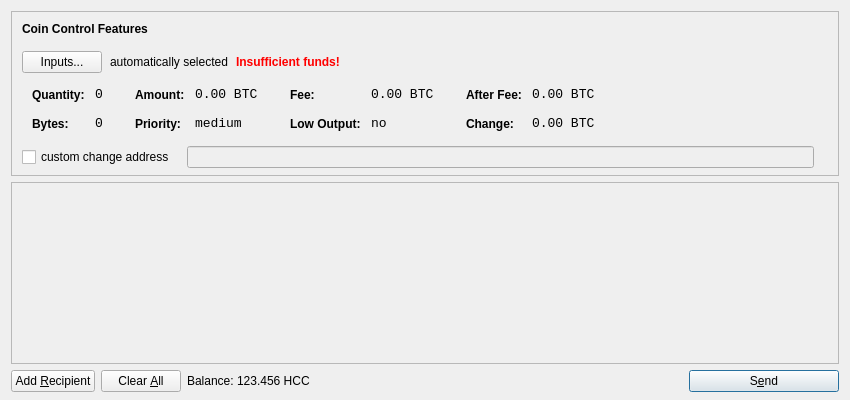
<?xml version="1.0" encoding="UTF-8"?>
<ui version="4.0">
 <class>SendCoinsDialog</class>
 <widget class="QDialog" name="SendCoinsDialog">
  <property name="geometry">
   <rect>
    <x>0</x>
    <y>0</y>
    <width>850</width>
    <height>400</height>
   </rect>
  </property>
  <property name="windowTitle">
   <string>Send Coins</string>
  </property>
  <layout class="QVBoxLayout" name="verticalLayout" stretch="0,1,0">
   <property name="bottomMargin">
    <number>8</number>
   </property>
   <item>
    <widget class="QFrame" name="frameCoinControl">
     <property name="sizePolicy">
      <sizepolicy hsizetype="Expanding" vsizetype="Expanding">
       <horstretch>0</horstretch>
       <verstretch>0</verstretch>
      </sizepolicy>
     </property>
     <property name="maximumSize">
      <size>
       <width>16777215</width>
       <height>16777215</height>
      </size>
     </property>
     <property name="frameShape">
      <enum>QFrame::StyledPanel</enum>
     </property>
     <property name="frameShadow">
      <enum>QFrame::Sunken</enum>
     </property>
     <layout class="QVBoxLayout" name="verticalLayoutCoinControl2">
      <property name="spacing">
       <number>-1</number>
      </property>
      <property name="leftMargin">
       <number>0</number>
      </property>
      <property name="topMargin">
       <number>0</number>
      </property>
      <property name="rightMargin">
       <number>0</number>
      </property>
      <property name="bottomMargin">
       <number>6</number>
      </property>
      <item>
       <layout class="QVBoxLayout" name="verticalLayoutCoinControl" stretch="0,0,0,0,1">
        <property name="spacing">
         <number>0</number>
        </property>
        <property name="leftMargin">
         <number>10</number>
        </property>
        <property name="topMargin">
         <number>10</number>
        </property>
        <item>
         <layout class="QHBoxLayout" name="horizontalLayoutCoinControl1">
          <property name="bottomMargin">
           <number>15</number>
          </property>
          <item>
           <widget class="QLabel" name="labelCoinControlFeatures">
            <property name="sizePolicy">
             <sizepolicy hsizetype="Preferred" vsizetype="Maximum">
              <horstretch>0</horstretch>
              <verstretch>0</verstretch>
             </sizepolicy>
            </property>
            <property name="font">
             <font>
              <weight>75</weight>
              <bold>true</bold>
             </font>
            </property>
            <property name="styleSheet">
             <string notr="true">font-weight:bold;</string>
            </property>
            <property name="text">
             <string>Coin Control Features</string>
            </property>
           </widget>
          </item>
         </layout>
        </item>
        <item>
         <layout class="QHBoxLayout" name="horizontalLayoutCoinControl2" stretch="0,0,0,0">
          <property name="spacing">
           <number>8</number>
          </property>
          <property name="bottomMargin">
           <number>10</number>
          </property>
          <item>
           <widget class="QPushButton" name="pushButtonCoinControl">
            <property name="styleSheet">
             <string notr="true"/>
            </property>
            <property name="text">
             <string>Inputs...</string>
            </property>
           </widget>
          </item>
          <item>
           <widget class="QLabel" name="labelCoinControlAutomaticallySelected">
            <property name="text">
             <string>automatically selected</string>
            </property>
            <property name="margin">
             <number>5</number>
            </property>
           </widget>
          </item>
          <item>
           <widget class="QLabel" name="labelCoinControlInsuffFunds">
            <property name="font">
             <font>
              <weight>75</weight>
              <bold>true</bold>
             </font>
            </property>
            <property name="styleSheet">
             <string notr="true">color:red;font-weight:bold;</string>
            </property>
            <property name="text">
             <string>Insufficient funds!</string>
            </property>
            <property name="margin">
             <number>5</number>
            </property>
           </widget>
          </item>
          <item>
           <spacer name="horizontalSpacerCoinControl">
            <property name="orientation">
             <enum>Qt::Horizontal</enum>
            </property>
            <property name="sizeHint" stdset="0">
             <size>
              <width>40</width>
              <height>1</height>
             </size>
            </property>
           </spacer>
          </item>
         </layout>
        </item>
        <item>
         <widget class="QWidget" name="widgetCoinControl" native="true">
          <property name="sizePolicy">
           <sizepolicy hsizetype="Preferred" vsizetype="Preferred">
            <horstretch>0</horstretch>
            <verstretch>0</verstretch>
           </sizepolicy>
          </property>
          <property name="minimumSize">
           <size>
            <width>0</width>
            <height>0</height>
           </size>
          </property>
          <property name="styleSheet">
           <string notr="true"/>
          </property>
          <layout class="QHBoxLayout" name="horizontalLayoutCoinControl5">
           <property name="margin">
            <number>0</number>
           </property>
           <item>
            <layout class="QHBoxLayout" name="horizontalLayoutCoinControl3" stretch="0,0,0,1">
             <property name="spacing">
              <number>20</number>
             </property>
             <property name="topMargin">
              <number>0</number>
             </property>
             <property name="bottomMargin">
              <number>10</number>
             </property>
             <item>
              <layout class="QFormLayout" name="formLayoutCoinControl1">
               <property name="horizontalSpacing">
                <number>10</number>
               </property>
               <property name="verticalSpacing">
                <number>14</number>
               </property>
               <property name="leftMargin">
                <number>10</number>
               </property>
               <property name="topMargin">
                <number>4</number>
               </property>
               <property name="rightMargin">
                <number>6</number>
               </property>
               <item row="0" column="0">
                <widget class="QLabel" name="labelCoinControlQuantityText">
                 <property name="styleSheet">
                  <string notr="true">font-weight:bold;</string>
                 </property>
                 <property name="text">
                  <string>Quantity:</string>
                 </property>
                 <property name="margin">
                  <number>0</number>
                 </property>
                </widget>
               </item>
               <item row="0" column="1">
                <widget class="QLabel" name="labelCoinControlQuantity">
                 <property name="font">
                  <font>
                   <family>Monospace</family>
                   <pointsize>10</pointsize>
                  </font>
                 </property>
                 <property name="cursor">
                  <cursorShape>IBeamCursor</cursorShape>
                 </property>
                 <property name="contextMenuPolicy">
                  <enum>Qt::ActionsContextMenu</enum>
                 </property>
                 <property name="text">
                  <string notr="true">0</string>
                 </property>
                 <property name="margin">
                  <number>0</number>
                 </property>
                 <property name="textInteractionFlags">
                  <set>Qt::LinksAccessibleByMouse|Qt::TextSelectableByKeyboard|Qt::TextSelectableByMouse</set>
                 </property>
                </widget>
               </item>
               <item row="1" column="0">
                <widget class="QLabel" name="labelCoinControlBytesText">
                 <property name="styleSheet">
                  <string notr="true">font-weight:bold;</string>
                 </property>
                 <property name="text">
                  <string>Bytes:</string>
                 </property>
                </widget>
               </item>
               <item row="1" column="1">
                <widget class="QLabel" name="labelCoinControlBytes">
                 <property name="font">
                  <font>
                   <family>Monospace</family>
                   <pointsize>10</pointsize>
                  </font>
                 </property>
                 <property name="cursor">
                  <cursorShape>IBeamCursor</cursorShape>
                 </property>
                 <property name="contextMenuPolicy">
                  <enum>Qt::ActionsContextMenu</enum>
                 </property>
                 <property name="text">
                  <string notr="true">0</string>
                 </property>
                 <property name="textInteractionFlags">
                  <set>Qt::LinksAccessibleByMouse|Qt::TextSelectableByKeyboard|Qt::TextSelectableByMouse</set>
                 </property>
                </widget>
               </item>
              </layout>
             </item>
             <item>
              <layout class="QFormLayout" name="formLayoutCoinControl2">
               <property name="horizontalSpacing">
                <number>10</number>
               </property>
               <property name="verticalSpacing">
                <number>14</number>
               </property>
               <property name="leftMargin">
                <number>6</number>
               </property>
               <property name="topMargin">
                <number>4</number>
               </property>
               <property name="rightMargin">
                <number>6</number>
               </property>
               <item row="0" column="0">
                <widget class="QLabel" name="labelCoinControlAmountText">
                 <property name="styleSheet">
                  <string notr="true">font-weight:bold;</string>
                 </property>
                 <property name="text">
                  <string>Amount:</string>
                 </property>
                 <property name="margin">
                  <number>0</number>
                 </property>
                </widget>
               </item>
               <item row="0" column="1">
                <widget class="QLabel" name="labelCoinControlAmount">
                 <property name="font">
                  <font>
                   <family>Monospace</family>
                   <pointsize>10</pointsize>
                  </font>
                 </property>
                 <property name="cursor">
                  <cursorShape>IBeamCursor</cursorShape>
                 </property>
                 <property name="contextMenuPolicy">
                  <enum>Qt::ActionsContextMenu</enum>
                 </property>
                 <property name="text">
                  <string notr="true">0.00 BTC</string>
                 </property>
                 <property name="textInteractionFlags">
                  <set>Qt::LinksAccessibleByMouse|Qt::TextSelectableByKeyboard|Qt::TextSelectableByMouse</set>
                 </property>
                </widget>
               </item>
               <item row="1" column="0">
                <widget class="QLabel" name="labelCoinControlPriorityText">
                 <property name="styleSheet">
                  <string notr="true">font-weight:bold;</string>
                 </property>
                 <property name="text">
                  <string>Priority:</string>
                 </property>
                </widget>
               </item>
               <item row="1" column="1">
                <widget class="QLabel" name="labelCoinControlPriority">
                 <property name="font">
                  <font>
                   <family>Monospace</family>
                   <pointsize>10</pointsize>
                  </font>
                 </property>
                 <property name="cursor">
                  <cursorShape>IBeamCursor</cursorShape>
                 </property>
                 <property name="contextMenuPolicy">
                  <enum>Qt::ActionsContextMenu</enum>
                 </property>
                 <property name="text">
                  <string>medium</string>
                 </property>
                 <property name="textInteractionFlags">
                  <set>Qt::LinksAccessibleByMouse|Qt::TextSelectableByKeyboard|Qt::TextSelectableByMouse</set>
                 </property>
                </widget>
               </item>
              </layout>
             </item>
             <item>
              <layout class="QFormLayout" name="formLayoutCoinControl3">
               <property name="horizontalSpacing">
                <number>10</number>
               </property>
               <property name="verticalSpacing">
                <number>14</number>
               </property>
               <property name="leftMargin">
                <number>6</number>
               </property>
               <property name="topMargin">
                <number>4</number>
               </property>
               <property name="rightMargin">
                <number>6</number>
               </property>
               <item row="0" column="0">
                <widget class="QLabel" name="labelCoinControlFeeText">
                 <property name="styleSheet">
                  <string notr="true">font-weight:bold;</string>
                 </property>
                 <property name="text">
                  <string>Fee:</string>
                 </property>
                 <property name="margin">
                  <number>0</number>
                 </property>
                </widget>
               </item>
               <item row="0" column="1">
                <widget class="QLabel" name="labelCoinControlFee">
                 <property name="font">
                  <font>
                   <family>Monospace</family>
                   <pointsize>10</pointsize>
                  </font>
                 </property>
                 <property name="cursor">
                  <cursorShape>IBeamCursor</cursorShape>
                 </property>
                 <property name="contextMenuPolicy">
                  <enum>Qt::ActionsContextMenu</enum>
                 </property>
                 <property name="text">
                  <string notr="true">0.00 BTC</string>
                 </property>
                 <property name="textInteractionFlags">
                  <set>Qt::LinksAccessibleByMouse|Qt::TextSelectableByKeyboard|Qt::TextSelectableByMouse</set>
                 </property>
                </widget>
               </item>
               <item row="1" column="0">
                <widget class="QLabel" name="labelCoinControlLowOutputText">
                 <property name="styleSheet">
                  <string notr="true">font-weight:bold;</string>
                 </property>
                 <property name="text">
                  <string>Low Output:</string>
                 </property>
                </widget>
               </item>
               <item row="1" column="1">
                <widget class="QLabel" name="labelCoinControlLowOutput">
                 <property name="font">
                  <font>
                   <family>Monospace</family>
                   <pointsize>10</pointsize>
                  </font>
                 </property>
                 <property name="cursor">
                  <cursorShape>IBeamCursor</cursorShape>
                 </property>
                 <property name="contextMenuPolicy">
                  <enum>Qt::ActionsContextMenu</enum>
                 </property>
                 <property name="text">
                  <string>no</string>
                 </property>
                 <property name="textInteractionFlags">
                  <set>Qt::LinksAccessibleByMouse|Qt::TextSelectableByKeyboard|Qt::TextSelectableByMouse</set>
                 </property>
                </widget>
               </item>
              </layout>
             </item>
             <item>
              <layout class="QFormLayout" name="formLayoutCoinControl4">
               <property name="horizontalSpacing">
                <number>10</number>
               </property>
               <property name="verticalSpacing">
                <number>14</number>
               </property>
               <property name="leftMargin">
                <number>6</number>
               </property>
               <property name="topMargin">
                <number>4</number>
               </property>
               <property name="rightMargin">
                <number>6</number>
               </property>
               <item row="0" column="0">
                <widget class="QLabel" name="labelCoinControlAfterFeeText">
                 <property name="styleSheet">
                  <string notr="true">font-weight:bold;</string>
                 </property>
                 <property name="text">
                  <string>After Fee:</string>
                 </property>
                 <property name="margin">
                  <number>0</number>
                 </property>
                </widget>
               </item>
               <item row="0" column="1">
                <widget class="QLabel" name="labelCoinControlAfterFee">
                 <property name="font">
                  <font>
                   <family>Monospace</family>
                   <pointsize>10</pointsize>
                  </font>
                 </property>
                 <property name="cursor">
                  <cursorShape>IBeamCursor</cursorShape>
                 </property>
                 <property name="contextMenuPolicy">
                  <enum>Qt::ActionsContextMenu</enum>
                 </property>
                 <property name="text">
                  <string notr="true">0.00 BTC</string>
                 </property>
                 <property name="textInteractionFlags">
                  <set>Qt::LinksAccessibleByMouse|Qt::TextSelectableByKeyboard|Qt::TextSelectableByMouse</set>
                 </property>
                </widget>
               </item>
               <item row="1" column="0">
                <widget class="QLabel" name="labelCoinControlChangeText">
                 <property name="styleSheet">
                  <string notr="true">font-weight:bold;</string>
                 </property>
                 <property name="text">
                  <string>Change:</string>
                 </property>
                </widget>
               </item>
               <item row="1" column="1">
                <widget class="QLabel" name="labelCoinControlChange">
                 <property name="font">
                  <font>
                   <family>Monospace</family>
                   <pointsize>10</pointsize>
                  </font>
                 </property>
                 <property name="cursor">
                  <cursorShape>IBeamCursor</cursorShape>
                 </property>
                 <property name="contextMenuPolicy">
                  <enum>Qt::ActionsContextMenu</enum>
                 </property>
                 <property name="text">
                  <string notr="true">0.00 BTC</string>
                 </property>
                 <property name="textInteractionFlags">
                  <set>Qt::LinksAccessibleByMouse|Qt::TextSelectableByKeyboard|Qt::TextSelectableByMouse</set>
                 </property>
                </widget>
               </item>
              </layout>
             </item>
            </layout>
           </item>
          </layout>
         </widget>
        </item>
        <item>
         <layout class="QHBoxLayout" name="horizontalLayoutCoinControl4" stretch="0,0,0">
          <property name="spacing">
           <number>12</number>
          </property>
          <property name="sizeConstraint">
           <enum>QLayout::SetDefaultConstraint</enum>
          </property>
          <property name="topMargin">
           <number>5</number>
          </property>
          <property name="rightMargin">
           <number>5</number>
          </property>
          <item>
           <widget class="QCheckBox" name="checkBoxCoinControlChange">
            <property name="text">
             <string>custom change address</string>
            </property>
           </widget>
          </item>
          <item>
           <widget class="QLineEdit" name="lineEditCoinControlChange">
            <property name="enabled">
             <bool>false</bool>
            </property>
            <property name="sizePolicy">
             <sizepolicy hsizetype="Expanding" vsizetype="Fixed">
              <horstretch>0</horstretch>
              <verstretch>0</verstretch>
             </sizepolicy>
            </property>
           </widget>
          </item>
          <item>
           <widget class="QLabel" name="labelCoinControlChangeLabel">
            <property name="sizePolicy">
             <sizepolicy hsizetype="Preferred" vsizetype="Expanding">
              <horstretch>0</horstretch>
              <verstretch>0</verstretch>
             </sizepolicy>
            </property>
            <property name="minimumSize">
             <size>
              <width>0</width>
              <height>0</height>
             </size>
            </property>
            <property name="text">
             <string/>
            </property>
            <property name="margin">
             <number>3</number>
            </property>
           </widget>
          </item>
         </layout>
        </item>
        <item>
         <spacer name="verticalSpacerCoinControl">
          <property name="orientation">
           <enum>Qt::Vertical</enum>
          </property>
          <property name="sizeHint" stdset="0">
           <size>
            <width>800</width>
            <height>1</height>
           </size>
          </property>
         </spacer>
        </item>
       </layout>
      </item>
     </layout>
    </widget>
   </item>
   <item>
    <widget class="QScrollArea" name="scrollArea">
     <property name="widgetResizable">
      <bool>true</bool>
     </property>
     <widget class="QWidget" name="scrollAreaWidgetContents">
      <property name="geometry">
       <rect>
        <x>0</x>
        <y>0</y>
        <width>830</width>
        <height>165</height>
       </rect>
      </property>
      <layout class="QVBoxLayout" name="verticalLayout_2">
       <property name="margin">
        <number>0</number>
       </property>
       <item>
        <layout class="QVBoxLayout" name="entries">
         <property name="spacing">
          <number>6</number>
         </property>
        </layout>
       </item>
       <item>
        <spacer name="verticalSpacer">
         <property name="orientation">
          <enum>Qt::Vertical</enum>
         </property>
         <property name="sizeHint" stdset="0">
          <size>
           <width>20</width>
           <height>40</height>
          </size>
         </property>
        </spacer>
       </item>
      </layout>
     </widget>
    </widget>
   </item>
   <item>
    <layout class="QHBoxLayout" name="horizontalLayout">
     <item>
      <widget class="QPushButton" name="addButton">
       <property name="toolTip">
        <string>Send to multiple recipients at once</string>
       </property>
       <property name="text">
        <string>Add &amp;Recipient</string>
       </property>
       <property name="icon">
        <iconset resource="../bitcoin.qrc">
         <normaloff>:/icons/add</normaloff>:/icons/add</iconset>
       </property>
       <property name="autoDefault">
        <bool>false</bool>
       </property>
      </widget>
     </item>
     <item>
      <widget class="QPushButton" name="clearButton">
       <property name="sizePolicy">
        <sizepolicy hsizetype="Minimum" vsizetype="Fixed">
         <horstretch>0</horstretch>
         <verstretch>0</verstretch>
        </sizepolicy>
       </property>
       <property name="toolTip">
        <string>Remove all transaction fields</string>
       </property>
       <property name="text">
        <string>Clear &amp;All</string>
       </property>
       <property name="icon">
        <iconset resource="../bitcoin.qrc">
         <normaloff>:/icons/remove</normaloff>:/icons/remove</iconset>
       </property>
       <property name="autoRepeatDelay">
        <number>300</number>
       </property>
       <property name="autoDefault">
        <bool>false</bool>
       </property>
      </widget>
     </item>
     <item>
      <layout class="QHBoxLayout" name="horizontalLayout_2">
       <property name="spacing">
        <number>3</number>
       </property>
       <item>
        <widget class="QLabel" name="label">
         <property name="text">
          <string>Balance:</string>
         </property>
        </widget>
       </item>
       <item>
        <widget class="QLabel" name="labelBalance">
         <property name="cursor">
          <cursorShape>IBeamCursor</cursorShape>
         </property>
         <property name="text">
          <string>123.456 HCC</string>
         </property>
         <property name="textInteractionFlags">
          <set>Qt::LinksAccessibleByMouse|Qt::TextSelectableByKeyboard|Qt::TextSelectableByMouse</set>
         </property>
        </widget>
       </item>
      </layout>
     </item>
     <item>
      <spacer name="horizontalSpacer">
       <property name="orientation">
        <enum>Qt::Horizontal</enum>
       </property>
       <property name="sizeHint" stdset="0">
        <size>
         <width>40</width>
         <height>20</height>
        </size>
       </property>
      </spacer>
     </item>
     <item>
      <widget class="QPushButton" name="sendButton">
       <property name="minimumSize">
        <size>
         <width>150</width>
         <height>0</height>
        </size>
       </property>
       <property name="toolTip">
        <string>Confirm the send action</string>
       </property>
       <property name="text">
        <string>S&amp;end</string>
       </property>
       <property name="icon">
        <iconset resource="../bitcoin.qrc">
         <normaloff>:/icons/send</normaloff>:/icons/send</iconset>
       </property>
       <property name="default">
        <bool>true</bool>
       </property>
      </widget>
     </item>
    </layout>
   </item>
  </layout>
 </widget>
 <resources>
  <include location="../bitcoin.qrc"/>
 </resources>
 <connections/>
</ui>
